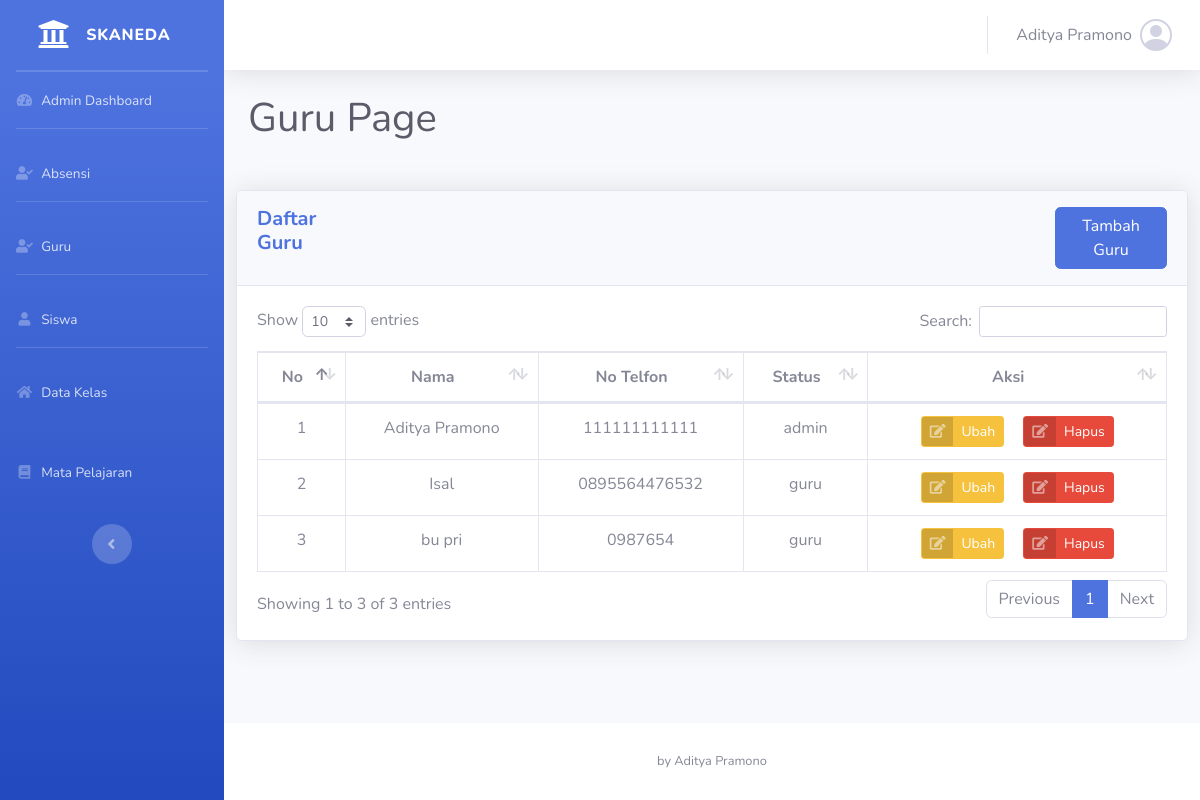
Screenshot of /guru.php (signed in) with the database file from the repository.
### tables this page shows
CREATE TABLE `guru` (
  `id_guru` int NOT NULL,
  `nama` varchar(30) NOT NULL,
  `jk` enum('Pria','Wanita') NOT NULL,
  `tgl_lahir` date NOT NULL,
  `email` varchar(30) NOT NULL,
  `password` varchar(255) NOT NULL,
  `no_hp` varchar(15) NOT NULL,
  `status` enum('admin','guru') NOT NULL
);

### guru.php (the view, shortened to what this page needs)
<?php
include "koneksi.php";
?>
<!DOCTYPE html>
<html lang="en">
<head>
    <link href="vendor/fontawesome-free/css/all.min.css" rel="stylesheet" type="text/css">
    <link rel="stylesheet" href="https://cdn.jsdelivr.net/npm/bootstrap-icons@1.11.3/font/bootstrap-icons.min.css">
    <link href="css/sb-admin-2.min.css" rel="stylesheet">
    <link href="vendor/datatables/dataTables.bootstrap4.min.css" rel="stylesheet">
</head>
<body id="page-top">
    <div id="wrapper">
        <?php include "./sidebar.php"; ?>
        <div id="content-wrapper" class="d-flex flex-column">
            <div id="content">
                <?php include './navbar.php'; ?>
                <div class="container-fluid">
                    <h1 class="mb-5 text-gray-800">Guru Page</h1>
                    <div class="row">
                        <div class="card shadow mb-4">
                            <div class="card-header py-3 d-flex" style="gap: 700px">
                                <h5 class="m-0 font-weight-bold text-primary">Daftar Guru</h5>
                                <button class="btn btn-primary text-white">
                                    <a href="tambah_guru.php" class="text-white">Tambah Guru</a>
                                </button>
                            </div>
                            <div class="card-body">
                                <div class="table-responsive">
                                    <table class="table table-bordered" id="dataTable" width="100%" cellspacing="0">
                                        <thead>
                                            <tr align="center">
                                                <th>No</th>
                                                <th>Nama</th>
                                                <th>No Telfon</th>
                                                <th>Status</th>
                                                <th>Aksi</th>
                                            </tr>
                                        </thead>
                                        <tbody align="center">
                                            <?php
                                            $query = "SELECT * FROM guru";
                                            $result = mysqli_query($koneksi, $query);
                                            if ($result):
                                                $no = 1;
                                                while ($row = mysqli_fetch_assoc($result)):
                                                    ?>
                                                    <tr>
                                                        <td>
                                                            <?= $no++; ?>
                                                        </td>
                                                        <td>
                                                            <?= $row['nama']; ?>
                                                        </td>
                                                        <td>
                                                            <?= $row['no_hp']; ?>
                                                        </td>
                                                        <td>
                                                            <?= $row['status']; ?>
                                                        </td>
                                                        <td>
                                                            <a href='detail_edit_guru.php?id_guru=<?= $row['id_guru']; ?>'
                                                                class='btn btn-warning btn-icon-split btn-sm'>
                                                                <span class='icon text-white-50'><i
                                                                        class='fas fa-edit'></i></span>
                                                                <span class='text'>Ubah</span>
                                                            </a>
                                                            <a style='margin-left:15px;'
                                                                href='hapus_guru.php?id_guru=<?= $row['id_guru']; ?>'
                                                                class='btn btn-danger btn-icon-split btn-sm'
                                                                onclick="return confirm('Apakah Anda yakin ingin menghapus guru ini?');">
                                                                <span class='icon text-white-50'><i
                                                                        class='fas fa-edit'></i></span>
                                                                <span class='text'>Hapus</span>
                                                            </a>
                                                        </td>
                                                    </tr>
                                                    <?php
                                                endwhile;
                                            else:
                                                echo "Error: " . mysqli_error($koneksi);
                                            endif;
                                            ?>
                                        </tbody>
                                    </table>
                                </div>
                            </div>
                        </div>
                    </div>
                </div>
            </div>
            <?php include "./footer.php" ?>
        </div>
    </div>
</body>
</html>

### rows the page displays
guru: nama "Aditya Pramono", no_hp "111111111111", status "admin"
guru: nama "Isal", no_hp "0895564476532", status "guru"
guru: nama "bu pri", no_hp "0987654", status "guru"

### other values shown
$guru_name "Aditya Pramono"
